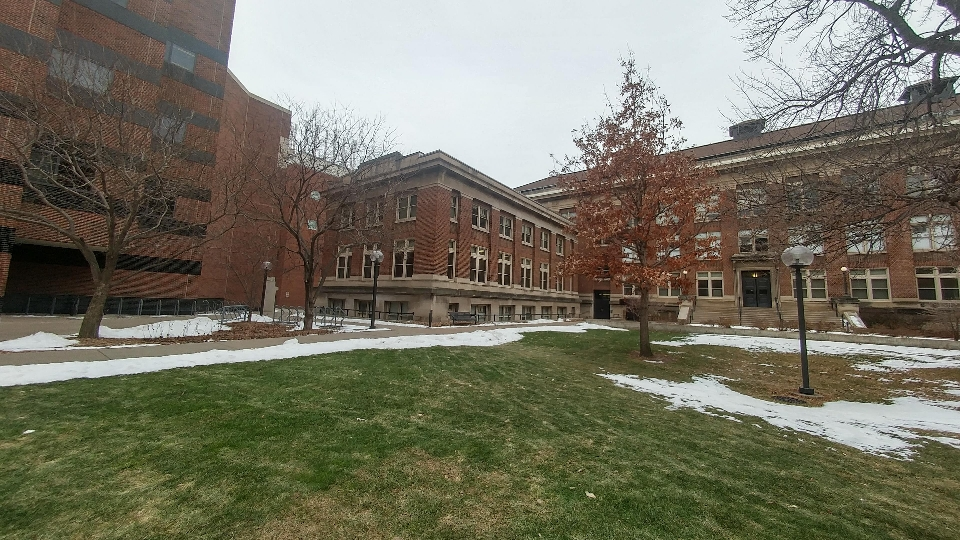
#> input picture sequential/1.jpg, 960 x 540 px, found by its file name
$ python timed_stitching.py
#> lines starting #> are read from the running program, lines starting #| are printed output that depends on the picture
import cv2
import time
import numpy as np
#import matplotlib.pyplot as plt

# SIFT feature extraction
def findKeyPoints(image):
    image = cv2.cvtColor(image, cv2.COLOR_BGR2GRAY)
    sift = cv2.SIFT_create()
    (kps, features) = sift.detectAndCompute(image, None)

    return (kps, features)


# Bruteforce matching
def matchKeyPoints(feature1, feature2, ratio = 0.75):
    match = cv2.BFMatcher()
    matches = match.knnMatch(feature1, feature2, k=2)

    good = []
    for m,n in matches:
        if m.distance < ratio * n.distance:
            good.append(m)

    return good

def getHomography(kp1, kp2, img1, img2, matches):
    if len(matches) <= 4:
        return None

    kpA = np.float32([kp.pt for kp in kp1])
    kpB = np.float32([kp.pt for kp in kp2])

    ptsA = np.float32([kpA[m.queryIdx] for m in matches])
    ptsB = np.float32([kpB[m.trainIdx] for m in matches])
    (H, status) = cv2.findHomography(ptsB, ptsA, cv2.RANSAC, 4.0)

    return (img1, img2, H, status)


#image_paths=['yosemite1.jpg', 'yosemite2.jpg', 'yosemite3.jpg', 'yosemite4.jpg']
image_paths=['1.jpg', '2.jpg']

imgs = []

for i in range(len(image_paths)):
    img = cv2.imread(image_paths[i])
#> img is the input picture: shape (540, 960, 3); mean B, G, R 96.7, 113.4, 115.8
    imgs.append(img)

start = time.time()

kps = []
features = []
for i in range(len(imgs)):
    (kp, feature) = findKeyPoints(imgs[i])
    kps.append(kp)
    features.append(feature)
    cv2.imwrite('keypoints' + str(i) + ".jpg",cv2.drawKeypoints(imgs[i], kp, None))
#> this loop made 2 passes
#> pass 1, in findKeyPoints, `image = cv2.cvtColor(image, cv2.COLOR_BGR2GRAY)`:
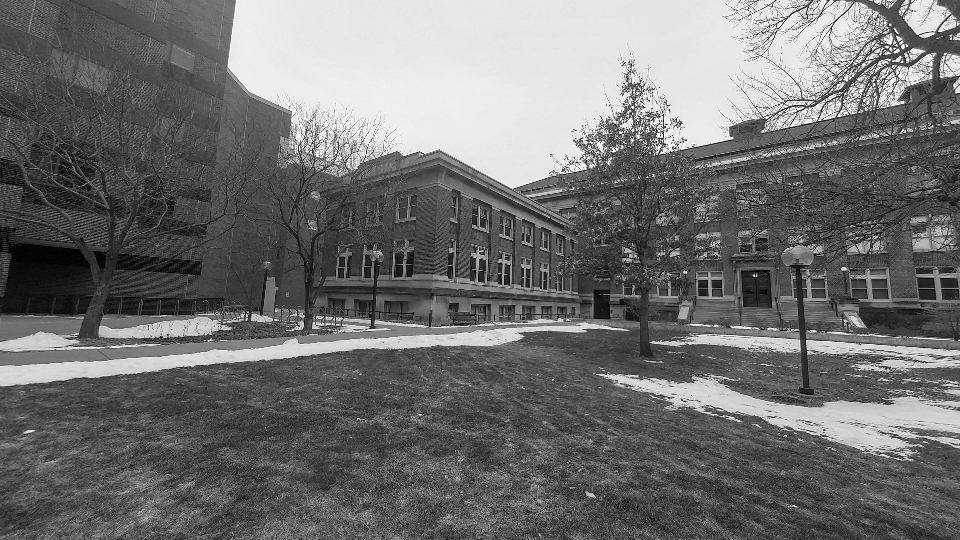
#> image: shape (540, 960); min 0, max 255, mean 112.3
#> pass 1, `cv2.imwrite('keypoints' + str(i) + ".jpg",cv2.drawKeypoints(imgs[i], k..`:
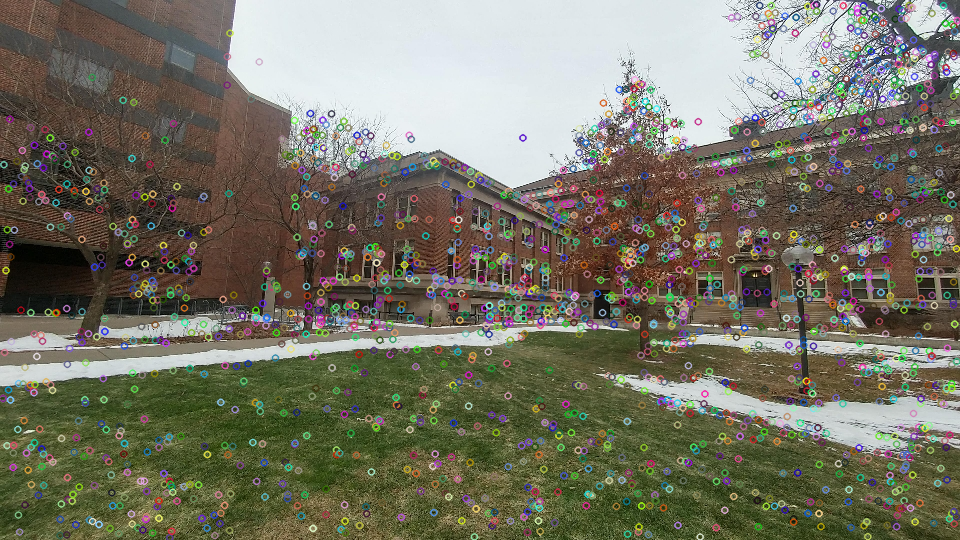
#> saved as keypoints0.jpg: shape (540, 960, 3); mean B, G, R 100.3, 115.6, 117.6
#> pass 2, in findKeyPoints (call 2), `image = cv2.cvtColor(image, cv2.COLOR_BGR2GRAY)`:
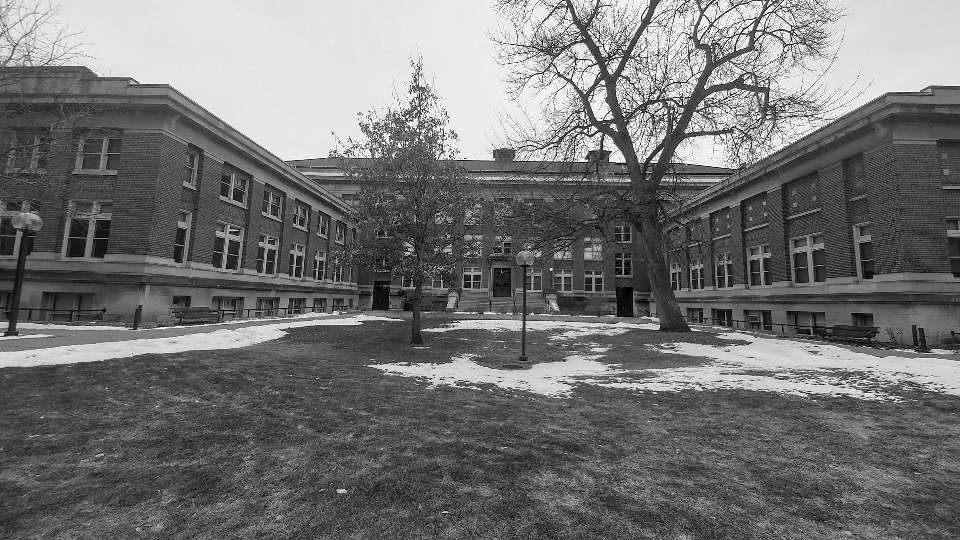
#> image: shape (540, 960); min 0, max 255, mean 115
#> pass 2, `cv2.imwrite('keypoints' + str(i) + ".jpg",cv2.drawKeypoints(imgs[i], k..`:
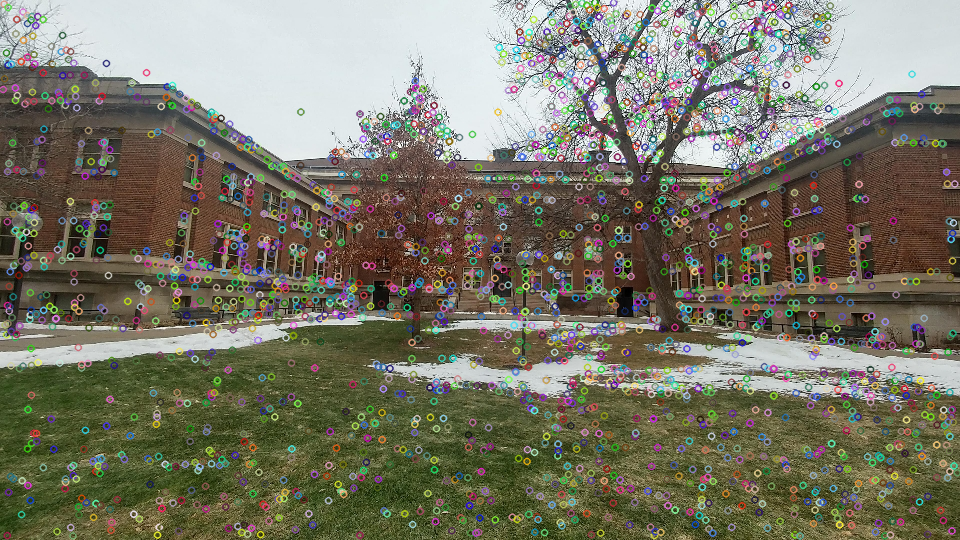
#> saved as keypoints1.jpg: shape (540, 960, 3); mean B, G, R 102.7, 118.5, 120.6
#> after the loop, features = 2 items; kps = 2 items

end = time.time()

print("Find Keypoints Time: " + str(end - start))

draw_params = dict(matchColor = (0,255,0), singlePointColor = None, flags = 2)

start = time.time()

matches = []
for i in range(len(imgs)):
    kp1 = kps[i]
    feature1 = features[i]
    for j in range(i+1, len(imgs)):
        kp2 = kps[j]
        feature2 = features[j]
        matches.append(matchKeyPoints(feature1, feature2))
        res = cv2.drawMatches(imgs[i], kp1, imgs[j], kp2, matchKeyPoints(feature1, feature2), None, **draw_params)
        cv2.imwrite("match" + str(i) + str(j) + ".jpg", res)
#> this loop made 2 passes
#> pass 1, `cv2.imwrite("match" + str(i) + str(j) + ".jpg", res)`:
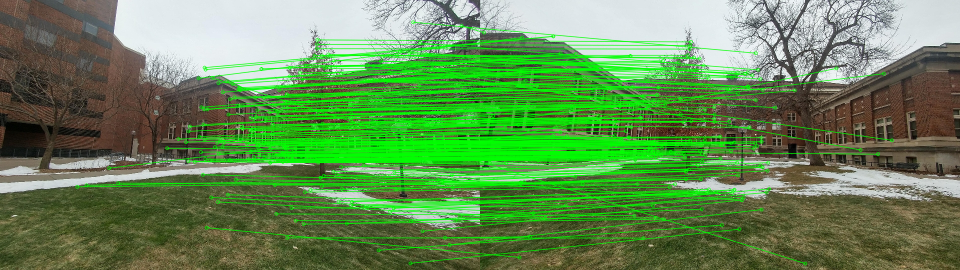
#> saved as match01.jpg: shape (540, 1920, 3) (shown at 1/2 size); mean B, G, R 84.7, 140.3, 100.3
#> after the loop, matches = 1 matches

end = time.time()

print("Match Keypoints Time: " + str(end - start))

start = time.time()

homographies = []
counter = 0
for i in range(len(imgs)):
    kp1 = kps[i]
    feature1 = features[i]
    for j in range(i+1, len(imgs)):
        kp2 = kps[j]
        feature2 = features[j]
        match = matches[counter]

        homography = getHomography(kp1, kp2, imgs[i], imgs[j], match)
        if homography != None:
            homographies.append(homography)
        counter += 1
#> after the loop, counter = 1; homographies = 1 item

end = time.time()

print("Homography Time: " + str(end - start))

result = None

for i in range(len(homographies)):
    width = homographies[i][0].shape[1] + homographies[i][1].shape[1]
    height = homographies[i][0].shape[0] + homographies[i][1].shape[0]

    result = cv2.warpPerspective(homographies[i][1], homographies[i][2], (width, height))
    result[0:homographies[i][0].shape[0], 0:homographies[i][0].shape[1]] = homographies[i][0]
#> this loop made 1 pass
#> (width, height) on pass 1: (1920, 1080)
#> pass 1, `result = cv2.warpPerspective(homographies[i][1], homographies[i][2], (..`:
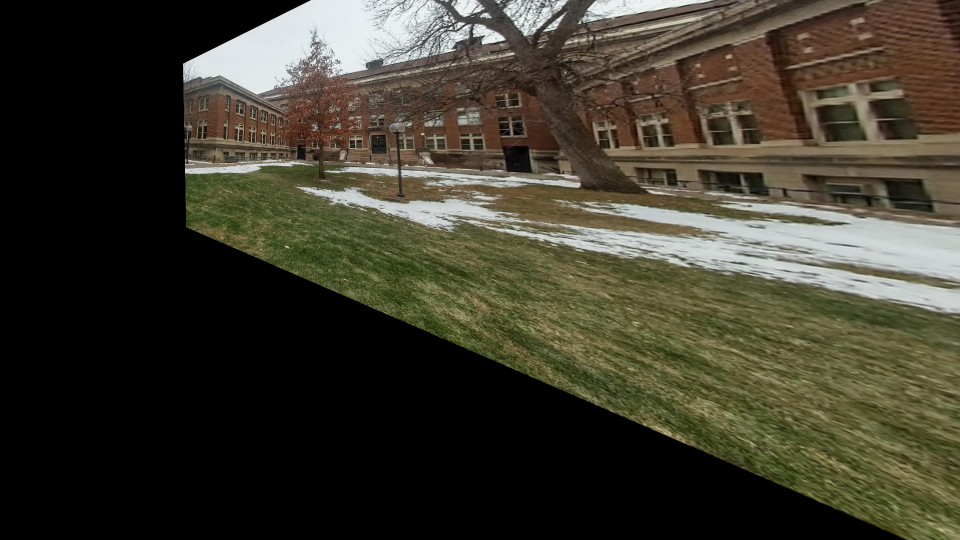
#> result: shape (1080, 1920, 3) (shown at 1/2 size); mean of channels 0, 1, 2 45.7, 58.7, 61.8; drawn as B, G, R
#> after the loop:
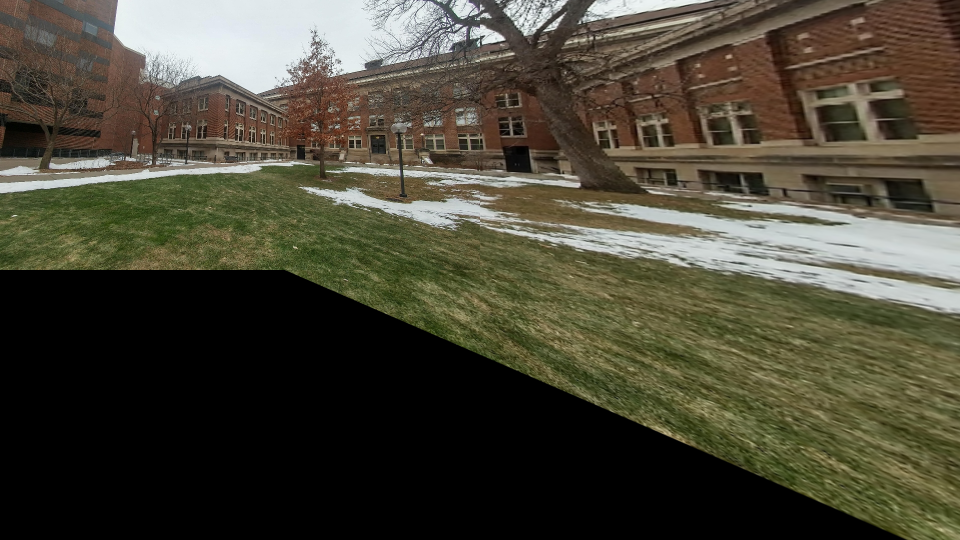
#> result: shape (1080, 1920, 3) (shown at 1/2 size); mean of channels 0, 1, 2 55.3, 70.2, 73.6; drawn as B, G, R

#plt.figure(figsize=(20,10))
#plt.imshow(result)
#plt.savefig('output.jpg')
